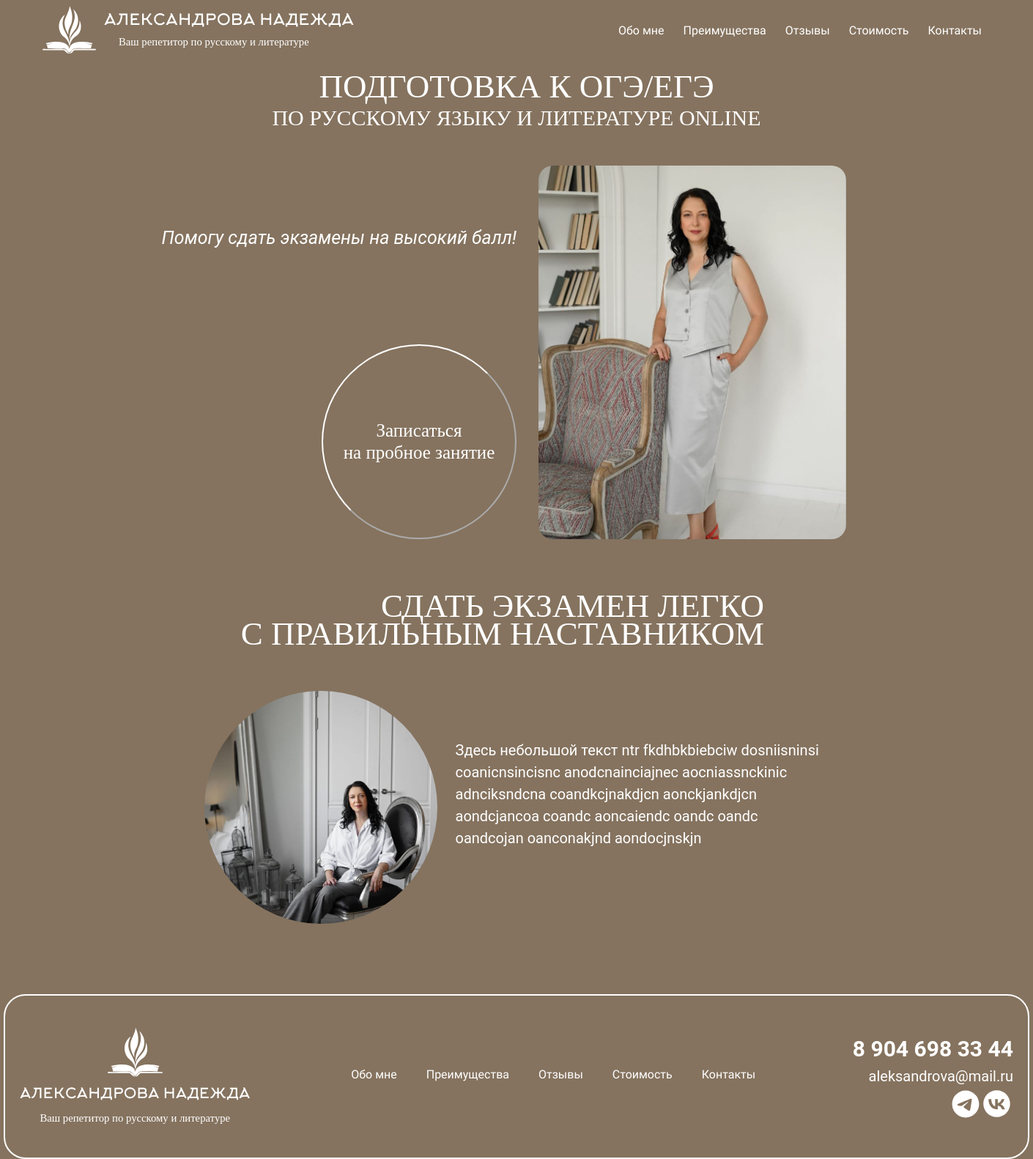
The page / on the database its author committed.
### homepage/models.py (models this page shows, shortened)
class MainPageContent(models.Model):
    img_name = models.CharField(
        max_length=20,
        verbose_name='Название картинки'
    )
    title_img = models.ImageField(
        upload_to = 'img/main_page/',
        verbose_name='Титульная картинка',
    )
    description = HTMLField(
        default = 'Немного о себе'
    )
    work_img = models.ImageField(
        upload_to= 'img/main_page/',
        default='',
        verbose_name='Картинка с работой',
    )
    class Meta:
        verbose_name = 'Контент на главной странице'
        verbose_name_plural = 'Контент на главной странице'

### homepage/views.py (the view)
# urls.py: path('', views.index, name='index'),
def index(request):
    content = MainPageContent.objects.all()
    return render(request, 'homepage/index.html', {'content': content})

### templates/homepage/index.html (shortened to what this page needs)
{% extends 'base.html' %}
{% block content %}
<div class="container-main-page">
    <div class="main-idea-1">
        <p class="first-line">ПОДГОТОВКА К ОГЭ/ЕГЭ</p>
        <p class="second-line">ПО РУССКОМУ ЯЗЫКУ И ЛИТЕРАТУРЕ ONLINE</p>
    </div>
    {% for item in content %}
        <div class="first-block">
            <div class="left-column col-6">
                <p class="slogan">Помогу сдать экзамены на высокий балл!</p>
                <button class="subscribe">
                    <p class="button-text">Записаться</p>
                    <p class="button-text">на пробное занятие</p>
                </button>
            </div>
            <img src="{{ item.title_img.url }}" alt="{{ item.img_name }}" class="main-title-img col-6">
        </div>
    {% endfor %}
    <div class="row">
        <div class="col-1"></div>
        <div class="main-idea-2 col-8" id="about-me">
            <p class="third-line">СДАТЬ ЭКЗАМЕН ЛЕГКО</p>
            <p class="third-line">С ПРАВИЛЬНЫМ НАСТАВНИКОМ</p>
        </div>
    </div>
    {% for item in content %}
        <div class="second-block">
            <div class=" main-work-img col-6">
                <img src="{{ item.work_img.url }}" alt="{{ item.img_name }}" class="main-work-img">
            </div>
            <div class="description col-6">
                <p>{{ item.description|safe }}</p>
            </div>
        </div>
    {% endfor %}
</div>
{% endblock%}

### templates/base.html (shortened to what this page needs)
{% load static %}
<!DOCTYPE html>
<html lang="ru">
    <head>
        <link href="https://cdn.jsdelivr.net/npm/bootstrap@5.3.3/dist/css/bootstrap.min.css"
        rel="stylesheet">
    </head>
    <body style="background-color: #85735F;">
        {% include "includes/header.html" %}
        <main>
            <div class="container py-3">
                {% block content %}{% endblock %}
            </div>
        </main>
        {% include "includes/footer.html" %}
    </body>
</html>

### templates/includes/header.html (shortened to what this page needs)
{% load static %}
<header class="header">
    <nav class="navbar navbar-expand nav-ex-header">
        <div class="container header-container">
            <a class="navbar-brand-header" href="{% url 'homepage:index' %}">
                <img src="/static/icons/logo.svg" alt="Александрова Надежда" class="header-logo">
                <div class="header-text-container">
                    <span class="title-logo-header">АЛЕКСАНДРОВА НАДЕЖДА</span>
                    <span class="subtitle-logo-header">Ваш репетитор по русскому и литературе</span>
                </div>
            </a>
            <div class="collapse navbar-collapse" id="navbarNav">
                <ul class="head-nav navbar-nav ms-auto">
                    <li class="header-nav-item">
                        <a class="nav-link" href="{% url 'homepage:index' %}#about-me">
                            Обо мне
                        </a>
                    </li>
                    <li class="header-nav-item">
                        <a class="nav-link" href="{% url 'homepage:index' %}#advanteges">
                            Преимущества
                        </a>
                    </li>
                    <li class="header-nav-item">
                        <a class="nav-link" href="{% url 'homepage:index' %}#feedback">
                            Отзывы
                        </a>
                    </li>
                    <li class="header-nav-item">
                        <a class="nav-link" href="{% url 'homepage:index' %}#pricelist">
                            Стоимость
                        </a>
                    </li>
                    <li class="header-nav-item">
                        <a class="nav-link" href="{% url 'homepage:index' %}#contacts">
                            Контакты
                        </a>
                    </li>
                </ul>
            </div>
        </div>
    </nav>
</header>

### templates/includes/footer.html (shortened to what this page needs)
{% load static %}
<footer class="footer py-3">
    <div class="footer-column">
        <a class="navbar-brand-footer" href="{% url 'homepage:index' %}">
            <img src="/static/icons/logo.svg" alt="Александрова Надежда" class="logo">
            <span class="title-logo-footer">АЛЕКСАНДРОВА НАДЕЖДА</span>
            <span class="subtitle-logo-footer">Ваш репетитор по русскому и литературе</span>
        </a>
    </div>
    <div class="footer-row footer-links">
        <a class="nav-link footer-link" href="{% url 'homepage:index' %}#about-me">
            Обо мне
        </a>
        <a class="nav-link footer-link" href="{% url 'homepage:index' %}#advanteges">
            Преимущества
        </a>
        <a class="nav-link footer-link" href="{% url 'homepage:index' %}#feedback">
            Отзывы
        </a>
        <a class="nav-link footer-link" href="{% url 'homepage:index' %}#pricelist">
            Стоимость
        </a>
        <a class="nav-link footer-link" href="{% url 'homepage:index' %}#contacts">
            Контакты
        </a>
    </div>
    <div class="footer-column contact-info">
        <a href="tel:+79991234567" class="phone-number">8 904 698 33 44</a>
        <a href="mailto:example@example.com" class="email">aleksandrova@mail.ru</a>
        <div class="social-icons">
            <a href="..." target="_blank">
                <img src="/static/icons/tg.svg" alt="Telegram" style="width: 40px; height: 40px;">
            </a>
            <a href="..." target="_blank">
                <img src="/static/icons/vk.svg" alt="VK" style="width: 45px; height: 45px;">
            </a>
        </div>
    </div>
</footer>

### templates/includes/header.html (style rules this page uses)
header { background-color: #85735F; position: sticky; top: 0; padding: 0px 5px; z-index: 1000; }
.header-logo { width: 75px; height: 65px; margin-right: 10px; }
.header-text-container { display: flex; flex-direction: column; align-items: flex-start; }
.title-logo-header { font-size: 1.3em; font-family: "Arkhip", sans-serif; font-weight: 400; font-weight: normal; }
.subtitle-logo-header { font-family: "Actay"; font-weight: 400; font-weight: normal; font-size: 0.92em; margin-top: 1px; margin-left: 20px; }
.head-nav { color: white; align-items: end; justify-content: end; }
.nav-link { color: white; font-family: "Marmelad", sans-serif; font-weight: 400; font-style: normal; margin-left: 5px; margin-right: 5px; position: relative; text-decoration: none; display: inline-block; padding-bottom: 5px; }
.nav-link::after { content: ''; position: absolute; bottom: 0; left: 0; width: 100%; height: 1px; background-color: white; transform: scaleX(0); transition: transform 0.3s ease; }
.header-container { display: flex; align-items: center; justify-content: center; }
.navbar-brand-header span { white-space: nowrap; }
.navbar-brand-header { color: white; text-decoration: none; display: flex; align-items: center; }

### templates/homepage/index.html (style rules this page uses)
.container-main-page { margin-top: 10px; }
.main-idea-1 { font-family: "Cormorant Unicase", serif; font-weight: 400; font-style: normal; color: white; text-align: center; }
.first-line { font-size: 45px; line-height: 0.5em; }
.second-line { font-size: 30px; line-height: 1em; }
.first-block { display: flex; align-items: center; gap: 20px; margin-top: 50px; margin-bottom: 80px; }
.left-column { display: flex; flex-direction: column; gap: 10px; align-items: end; height: 510px; margin-right: 10px; }
.slogan { color: white; font-family: "Roboto", sans-serif; font-weight: 400; font-style: italic; font-size: 25px; text-decoration: none; margin-top: 80px; }
.subscribe { width: 266px; height: 266px; border-radius: 50%; border-color: white; background-color: rgba(0, 0, 0, 0); margin-top: auto; }
.button-text { font-family: "Cormorant Unicase", serif; font-weight: 400; font-style: normal; color: white; text-align: center; font-size: 25px; line-height: 0.9em; margin: 0; padding: 0; line-height: 1; }
.button-text + .button-text { margin-top: 5px; }
.main-title-img { width: 420px; height: 510px; border-radius: 20px; object-fit: cover; }
.main-idea-2 { width: 900px; font-family: "Cormorant Unicase", serif; font-weight: 400; font-style: normal; color: white; justify-content: center; text-align: right; }
.third-line { font-size: 45px; line-height: 0.5em; }
.second-block { color: white; font-family: "Roboto", sans-serif; font-weight: 400; font-style: normal; font-size: 20px; text-decoration: none; display: flex; flex-direction: row; justify-content: center; margin-top: 50px; margin-bottom: 80px; }
.main-work-img { width: 318px; height: 318px; border-radius: 50%; object-fit: cover; margin-right: 25px; }
.description { width: 510px; margin-top: 50px; }

### templates/includes/footer.html (style rules this page uses)
footer { background-color: #85735F; border: 2px white solid; border-radius: 30px; width: 1400px; height: 225px; margin: 0 auto; display: flex; justify-content: space-between; align-items: center; padding: 0 20px; }
.footer-column { display: flex; flex-direction: column; align-items: center; color: white; }
.logo { width: 75px; height: 70px; margin-bottom: 10px; }
.title-logo-footer { font-size: 1.2em; font-family: "Arkhip", sans-serif; font-weight: 400; font-weight: normal; margin-bottom: 5px; color: white; text-align: center; }
.subtitle-logo-footer { font-family: "Actay"; font-weight: 500; font-weight: normal; font-size: 0.92em; text-align: center; color: white; }
.navbar-brand-footer { color: white; text-decoration: none; display: flex; flex-direction: column; align-items: center; }
.footer-row.footer-links { color: white; display: flex; justify-content: center; }
.footer-link { margin-right: 35px; text-decoration: none; color: inherit; }
.footer-link:last-child { margin-right: 0; }
.contact-info { display: flex; flex-direction: column; align-items: end; }
.phone-number { color: white; font-family: "Roboto", sans-serif; font-weight: 700; font-style: normal; font-size: 30px; text-decoration: none; }
.email { color: white; font-family: "Roboto", sans-serif; font-weight: 400; font-style: normal; font-size: 20px; text-decoration: none; align-content: end; }
.social-icons { display: flex; justify-content: space-between; align-items: center; }
.social-icons img { cursor: pointer; }

### rows shown on the page
MainPageContent: title_img (picture), work_img (picture), description "Здесь небольшой текст ntr fkdhbkbiebciw dosniisninsi coanicnsincisnc anodcnainciajnec aocniassnckinic adnciksndcna coandkcjnakdjcn aonckjankdjcn aondcjancoa coandc aoncaiendc oandc oandc oandcojan oanconakjnd aondocjnskjn"
